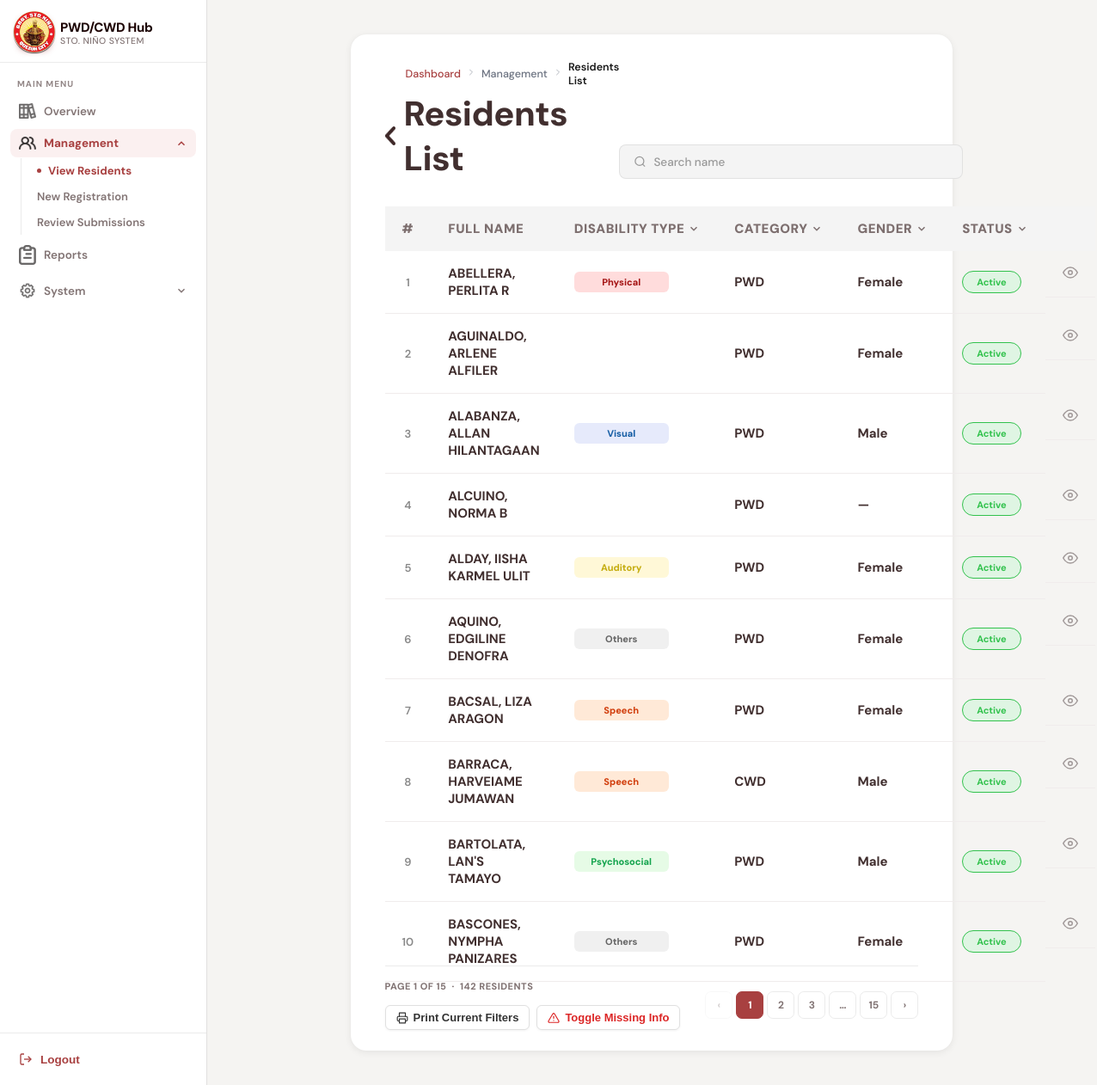
The app's page /resident.php (signed in) with its own data.
### tables this page shows
CREATE TABLE `residents` (
  `ID` int(11) NOT NULL AUTO_INCREMENT,
  `first_name` varchar(255) NOT NULL,
  `middle_name` varchar(255) DEFAULT NULL,
  `last_name` varchar(255) NOT NULL,
  `civil_status` enum('Single','Married','Widowed','Separated') DEFAULT NULL,
  `birthdate` date DEFAULT NULL,
  `birthplace` varchar(255) DEFAULT NULL,
  `sex` enum('male','female') DEFAULT NULL,
  `address` varchar(255) DEFAULT NULL,
  `resident_type` enum('PWD','CWD') NOT NULL,
  `control_num` varchar(255) DEFAULT NULL,
  `pwdid_num` varchar(255) DEFAULT NULL,
  `idissue_date` date DEFAULT NULL,
  `idexpiration_date` date DEFAULT NULL,
  `profile` varchar(255) DEFAULT NULL,
  `application_status` enum('needs correction','under review','approved','rejected') NOT NULL DEFAULT 'under review',
  `record_status` enum('active','expired','archived') NOT NULL DEFAULT 'active',
  `med_cert` varchar(255) DEFAULT NULL,
  `correction_remarks` text DEFAULT NULL,
  PRIMARY KEY (`ID`)
);

### func/getResidents.php (called while the page is built, shortened)
<?php
require_once("db.php");
$per_page = 10;
$current_page =
    isset($_GET["page"]) &&
    is_numeric($_GET["page"])
    ? (int)$_GET["page"]
    : 1;
$offset = ($current_page - 1) * $per_page;
$search = trim($_GET["search"] ?? $_SESSION['res_filters']['search'] ?? "");
$base_query = "
FROM residents
LEFT JOIN resident_contacts ON residents.ID = resident_contacts.resident_id
LEFT JOIN resident_disabilities ON residents.ID = resident_disabilities.resident_id
LEFT JOIN resident_emergency_contacts ON residents.ID = resident_emergency_contacts.resident_id
LEFT JOIN resident_family_members ON residents.ID = resident_family_members.resident_id
";
$where = [];
$where[] = "residents.record_status != 'archived'";
$where_sql = count($where) > 0 ? "WHERE " . implode(" AND ", $where) : "";
$count_sql = "SELECT COUNT(DISTINCT residents.ID) AS total $base_query $where_sql";
$count_result = mysqli_query($conn, $count_sql);
$total_rows = mysqli_fetch_assoc($count_result)["total"];
$total_pages = max(1, ceil($total_rows / $per_page));
$data_sql = "
SELECT
    residents.*,
    MAX(resident_contacts.contact_num) AS contact_num,
    MAX(resident_contacts.socials) AS socials,
    MAX(resident_emergency_contacts.name) AS emergency_name,
    MAX(resident_emergency_contacts.contact_num) AS emergency_number,
    MAX(resident_emergency_contacts.relationship) AS emergency_relation,
    GROUP_CONCAT(DISTINCT resident_disabilities.disability_type SEPARATOR ', ') AS disability_type,
    MAX(resident_disabilities.notes) AS disability_remarks,
    MAX(CASE WHEN resident_family_members.relationship = 'Father' THEN resident_family_members.name END) AS father_name,
    MAX(CASE WHEN resident_family_members.relationship = 'Mother' THEN resident_family_members.name END) AS mother_name,
    MAX(CASE WHEN resident_family_members.relationship = 'Spouse' THEN resident_family_members.name END) AS spouse_name,
    MAX(CASE WHEN resident_family_members.relationship NOT IN ('Father', 'Mother', 'Spouse') THEN resident_family_members.name END) AS guardian_name,
    MAX(CASE WHEN resident_family_members.relationship NOT IN ('Father', 'Mother', 'Spouse') THEN resident_family_members.relationship END) AS guardian_rel,
    MAX(CASE WHEN resident_family_members.relationship NOT IN ('Father', 'Mother', 'Spouse') THEN resident_family_members.contact_num END) AS guardian_number
$base_query
$where_sql
GROUP BY residents.ID
ORDER BY
CASE
    WHEN residents.record_status = 'expired' THEN 0
    WHEN residents.idexpiration_date IS NOT NULL AND DATE(residents.idexpiration_date) BETWEEN CURDATE() AND DATE_ADD(CURDATE(), INTERVAL 1 MONTH) THEN 1
    ELSE 2
END,
residents.idexpiration_date ASC,
residents.last_name ASC
LIMIT $per_page OFFSET $offset
";
$residents_result = mysqli_query($conn, $data_sql);
function badgeClass($type) {
    $map = [
        "cognitive"    => "badge-cognitive",
        "visual"       => "badge-visual",
        "physical"     => "badge-physical",
        "auditory"     => "badge-auditory",
        "speech"       => "badge-speech",
        "psychosocial" => "badge-psycho",
        "others"       => "badge-others",
    ];
    return $map[strtolower(trim($type))] ?? "badge-physical";
}
function buildQuery($page, $extra = []) {
    $params = array_merge($_GET, ["page" => $page], $extra);
    return "?" . http_build_query($params);
}
?>

### resident.php (the view, shortened to what this page needs)
<?php
require_once("func/getResidents.php");
?>
<!DOCTYPE html>
<html lang="en">
<head>
<link rel="stylesheet" href="css/resident.css" />
</head>
<body>
<aside class="sidebar" id="appSidebar">
  <div class="sidebar-brand">
    <div class="brand-icon">
      <img src="assets/barangay-logo.png" width="50">
    </div>
    <div class="brand-text">
      <span class="brand-name">PWD/CWD Hub</span>
      <span class="brand-sub">Sto. Niño System</span>
    </div>
  </div>
  <nav class="sidebar-nav">
    <div class="nav-section-label">Main Menu</div>
    <div class="nav-group">
      <a class="nav-item" href="dashboard.php">
        <img src="assets/overviewicon.png" width="20">
        Overview
      </a>
    </div>
    <div class="nav-group">
      <a class="nav-item active" href="#" onclick="toggleMenu(event,'mgmt-sub')">
        <img src="assets/users.png" width="20">
        Management
        <svg class="chevron" viewBox="0 0 24 24"><polyline points="6 15 12 9 18 15"/></svg>
      </a>
      <div class="nav-sub open" id="mgmt-sub">
        <a class="nav-sub-item active" href="resident.php">View Residents</a>
        <a class="nav-sub-item" href="registration.php">New Registration</a>
        <a class="nav-sub-item" href="review.php">Review Submissions</a>
      </div>
    </div>
    <div class="nav-group">
      <a class="nav-item" href="reports.php">
        <img src="assets/reporticon.png" width="20">
        Reports
      </a>
    </div>
    <?php
    $isAdmin = ($_SESSION["role"] ?? "") === "admin";
    if ($isAdmin): ?>
    <div class="nav-group">
      <a class="nav-item open" href="#" onclick="toggleMenu(event,'system-sub')">
        <img src="assets/settingicon.png" width="20">
        System
        <svg class="chevron" viewBox="0 0 24 24"><polyline points="6 15 12 9 18 15"/></svg>
      </a>
    </div>
    <?php endif; ?>
  </nav>
  <div class="sidebar-footer">
    <button class="logout-btn" onclick="logout()">
      <svg viewBox="0 0 24 24"><path d="M9 21H5a2 2 0 0 1-2-2V5a2 2 0 0 1 2-2h4"/><polyline points="16 17 21 12 16 7"/><line x1="21" y1="12" x2="9" y2="12"/></svg>
      Logout
    </button>
  </div>
</aside>
<main class="main-content">
  <div class="content-card">
    <div class="card-header" style="align-items: flex-end;">
      <div class="header-left">
        <ul class="breadcrumb">
          <li><a href="dashboard.php">Dashboard</a></li>
          <li><svg class="breadcrumb-separator" viewBox="0 0 24 24" fill="none" stroke="currentColor" stroke-width="2" stroke-linecap="round" stroke-linejoin="round"><polyline points="9 18 15 12 9 6"></polyline></svg></li>
          <li>Management</li>
          <li><svg class="breadcrumb-separator" viewBox="0 0 24 24" fill="none" stroke="currentColor" stroke-width="2" stroke-linecap="round" stroke-linejoin="round"><polyline points="9 18 15 12 9 6"></polyline></svg></li>
          <li class="active">Residents List</li>
        </ul>
        <div class="page-title" style="display: flex; gap: 10px; align-items: center;">
          <img style="cursor:pointer;" src="assets/leftchevron.png" width="12" onclick="toDashboard()">
          <h1>Residents List</h1>
        </div>
      </div>
      <form method="GET" action="resident.php" id="searchForm" style="display:flex;gap:10px;align-items:center; margin-bottom: 2px;">
        <div class="search-bar">
          <svg width="16" height="16" viewBox="0 0 24 24" fill="none" stroke="#999" stroke-width="2"><circle cx="11" cy="11" r="8"/><path d="M21 21l-4.35-4.35"/></svg>
          <input type="text" name="search" id="liveSearchInput" placeholder="Search name" value="<?= htmlspecialchars($search) ?>" autocomplete="off">
        </div>
      </form>
    </div>
    <div class="table-wrap" style="-webkit-overflow-scrolling: touch;">
      <table class="data-table">
        <thead>
          <tr>
            <th style="width: 40px; text-align: center;">#</th>
            <th>Full Name</th>
            <th class="th-filter <?= !empty($filter_disab) ? 'th-active' : '' ?>" onclick="openFilter('sel-disability', this)">
              Disability Type
              <svg width="14" height="14" class="th-chevron" viewBox="0 0 24 24" fill="none" stroke="currentColor" stroke-width="2.5"><path d="M6 9l6 6 6-6"/></svg>
            </th>
            <th class="th-filter <?= !empty($filter_cat) ? 'th-active' : '' ?>" onclick="openFilter('sel-category', this)">
              Category
              <svg width="14" height="14" class="th-chevron" viewBox="0 0 24 24" fill="none" stroke="currentColor" stroke-width="2.5"><path d="M6 9l6 6 6-6"/></svg>
            </th>
            <th class="th-filter <?= !empty($filter_sex) ? 'th-active' : '' ?>" onclick="openFilter('sel-sex', this)">
              Gender
              <svg width="14" height="14" class="th-chevron" viewBox="0 0 24 24" fill="none" stroke="currentColor" stroke-width="2.5"><path d="M6 9l6 6 6-6"/></svg>
            </th>
            <th class="th-filter <?= !empty($filter_status) ? 'th-active' : '' ?>" onclick="openFilter('sel-status', this)">
              Status
              <svg width="14" height="14" class="th-chevron" viewBox="0 0 24 24" fill="none" stroke="currentColor" stroke-width="2.5"><path d="M6 9l6 6 6-6"/></svg>
            </th>
            <th></th>
          </tr>
        </thead>
        <tbody id="residentTable">
          <?php if (mysqli_num_rows($residents_result) === 0): ?>
            <tr>
              <td colspan="7" style="text-align:center; padding:40px; color:var(--text-muted); font-weight:600;">
                No residents found.
              </td>
            </tr>
          <?php else: ?>
            <?php
              $row_num = $offset + 1;
            ?>
            <?php while ($user = mysqli_fetch_assoc($residents_result)): ?>
              <?php
                $full_name  = htmlspecialchars($user['last_name'] . ", " . $user['first_name'] . " " . $user['middle_name']);
                $disability = $user['disability_type'] ?? '';
                $category   = htmlspecialchars($user['resident_type'] ?? '—');
                $sex        = htmlspecialchars(ucfirst($user['sex'] ?? '—'));
                if (($user['record_status'] ?? '') === 'expired') {
                    $status = 'Expired';
                } elseif (($user['application_status'] ?? '') === 'under review') {
                    $status = 'Under Review';
                } elseif (($user['application_status'] ?? '') === 'needs correction') {
                    $status = 'Needs Correction';
                } elseif (($user['application_status'] ?? '') === 'rejected') {
                    $status = 'Rejected';
                } else {
                    $status = 'Active';
                }
                $status = htmlspecialchars($status);
                $status_cls = "status-" . strtolower(str_replace(" ", "-", $status));
                $types_arr  = array_filter(array_map('trim', explode(",", $disability)));
                $is_missing = false;
                if (empty($user['birthdate']) || $user['birthdate'] == '0000-00-00' ||
                    empty($user['sex']) || empty($user['civil_status']) ||
                    empty($disability) || empty($user['pwdid_num']) || empty($user['pwd_id_card']) ||
                    empty($user['control_num']) || empty($user['idissue_date']) || $user['idissue_date'] == '0000-00-00' ||
                    empty($user['idexpiration_date']) || $user['idexpiration_date'] == '0000-00-00' ||
                    empty($user['contact_num']) || empty($user['address'])) {
                    $is_missing = true;
                }
                $json_data = htmlspecialchars(json_encode($user), ENT_QUOTES, 'UTF-8');
              ?>
              <tr data-missing="<?= $is_missing ? 'true' : 'false' ?>">
                <td style="text-align: center; color: #888; font-weight: 600; font-size: 13px;">
                  <?= $row_num++ ?>
                </td>
                <td class="fw-bold">
                  <?= $full_name ?>
                </td>
                <td>
                  <div class="badge-group">
                    <?php foreach ($types_arr as $t): ?>
                      <span class="badge <?= badgeClass($t) ?>"><?= htmlspecialchars($t) ?></span>
                    <?php endforeach; ?>
                  </div>
                </td>
                <td class="fw-bold"><?= $category ?></td>
                <td class="fw-bold"><?= $sex ?></td>
                <td><span class="status <?= $status_cls ?>"><?= $status ?></span></td>
                <td class="actions">
                  <button title="View" onclick="openViewModal(this)" data-info="<?= $json_data ?>">
                    <svg width="18" height="18" viewBox="0 0 24 24" fill="none" stroke="currentColor" stroke-width="2"><path d="M1 12s4-8 11-8 11 8 11 8-4 8-11 8-11-8-11-8z"/><circle cx="12" cy="12" r="3"/></svg>
                  </button>
                </td>
              </tr>
            <?php endwhile; ?>
          <?php endif; ?>
        </tbody>
      </table>
    </div>
    <div class="pagination" style="display: flex; justify-content: space-between; align-items: center; flex-wrap: wrap; gap: 15px; margin-top: 15px;">
      <div style="display: flex; align-items: center; gap: 15px; flex-wrap: wrap; flex: 1;">
        <span class="pagination-info">
          Page <?= $current_page ?> of <?= $total_pages ?> &nbsp;·&nbsp; <?= $total_rows ?> resident<?= $total_rows !== 1 ? "s" : "" ?>
        </span>
        <div style="display: flex; gap: 8px;">
            <button onclick="printCurrentFilter()" style="background: #ffffff; border: 1px solid #e0e0e0; padding: 6px 12px; border-radius: 6px; font-weight: 600; font-size: 13px; color: #333; cursor: pointer; display: flex; align-items: center; gap: 6px; box-shadow: 0 1px 3px rgba(0,0,0,0.05); transition: background 0.2s; white-space: nowrap;">
            Print Current Filters
            </button>
            <button onclick="toggleMissingHighlight()" id="toggleMissingBtn" style="background: #ffffff; border: 1px solid #e0e0e0; padding: 6px 12px; border-radius: 6px; font-weight: 600; font-size: 13px; color: #DC2626; cursor: pointer; display: flex; align-items: center; gap: 6px; box-shadow: 0 1px 3px rgba(0,0,0,0.05); transition: background 0.2s; white-space: nowrap;">
                Toggle Missing Info
            </button>
        </div>
      </div>
      <div style="min-width: 170px; display: flex; justify-content: flex-end;">
        <div class="pagination-btns" style="display: flex; gap: 4px;">
          <a href="<?= buildQuery($current_page - 1) ?>" class="page-btn <?= $current_page <= 1 ? 'disabled' : '' ?>">‹</a>
          <?php
            $start = max(1, $current_page - 2);
            $end   = min($total_pages, $current_page + 2);
            if ($start > 1): ?>
            <?php endif;
            for ($i = $start; $i <= $end; $i++): ?>
              <a href="<?= buildQuery($i) ?>" class="page-btn <?= $i === $current_page ? 'active' : '' ?>"><?= $i ?></a>
            <?php endfor;
            if ($end < $total_pages): ?>
              <?php if ($end < $total_pages - 1): ?><span class="page-btn" style="pointer-events:none;">…</span><?php endif; ?>
              <a href="<?= buildQuery($total_pages) ?>" class="page-btn"><?= $total_pages ?></a>
            <?php endif; ?>
          <a href="<?= buildQuery($current_page + 1) ?>" class="page-btn <?= $current_page >= $total_pages ? 'disabled' : '' ?>">›</a>
        </div>
      </div>
    </div>
  </div>
</main>
</body>
</html>

### resident.php (style rules this page uses)
.header-left { display: flex; flex-direction: column; gap: 4px; flex-grow: 1; }
.breadcrumb { display: flex; align-items: center; gap: 6px; list-style: none; padding: 0; margin: 0 0 0 24px; font-size: 12.5px; font-weight: 500; color: #6B7280; }
.breadcrumb a { color: #A84040; text-decoration: none; transition: opacity 0.2s; }
.breadcrumb .active { color: #1A1A1A; font-weight: 600; }
.breadcrumb-separator { width: 12px; height: 12px; opacity: 0.5; }

### records on screen
residents: full_name "ABELLERA, PERLITA R", t "Physical", resident_type "PWD", sex "Female", status "Active"
residents: full_name "AGUINALDO, ARLENE ALFILER", resident_type "PWD", sex "Female", status "Active"
residents: full_name "ALABANZA, ALLAN HILANTAGAAN", t "Visual", resident_type "PWD", sex "Male", status "Active"
residents: full_name "ALCUINO, NORMA B", resident_type "PWD", sex "—", status "Active"
residents: full_name "ALDAY, IISHA KARMEL ULIT", t "Auditory", resident_type "PWD", sex "Female", status "Active"
residents: full_name "AQUINO, EDGILINE DENOFRA", t "Others", resident_type "PWD", sex "Female", status "Active"
residents: full_name "BACSAL, LIZA ARAGON", t "Speech", resident_type "PWD", sex "Female", status "Active"
residents: full_name "BARRACA, HARVEIAME JUMAWAN", t "Speech", resident_type "CWD", sex "Male", status "Active"
residents: full_name "BARTOLATA, LAN'S TAMAYO", t "Psychosocial", resident_type "PWD", sex "Male", status "Active"
residents: full_name "BASCONES, NYMPHA PANIZARES", t "Others", resident_type "PWD", sex "Female", status "Active"

### other values on screen
$current_page "1"
$total_pages "15"
$total_rows "142"
